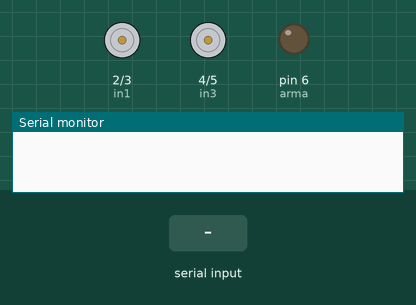
The sketch below on a simulated Arduino Uno, built with avr-gcc and run on an emulated ATmega328P. Parts: motor-driver pin pairs drawn as motors (green arrow = first pin HIGH = forward, orange = second pin HIGH = backward, longer = more drive), output pins drawn as LEDs (lit = HIGH), the last lines printed to the serial monitor. The test bench sets the inputs (shaded band).

Above: at 1.2 s.
1.3 s: "F" received over Serial
At 1.8 s:
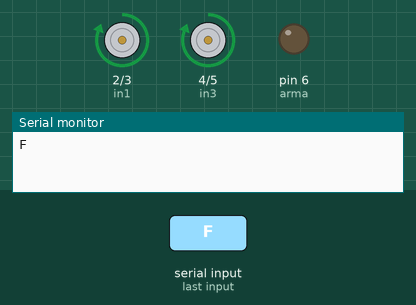
2.8 s: "G" received over Serial
At 4.0 s:
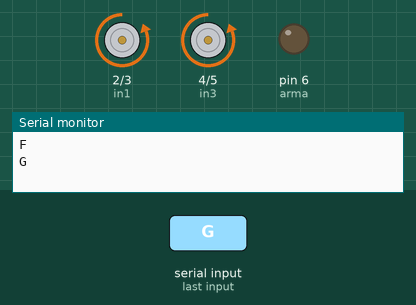
4.3 s: "L" received over Serial
At 5.3 s:
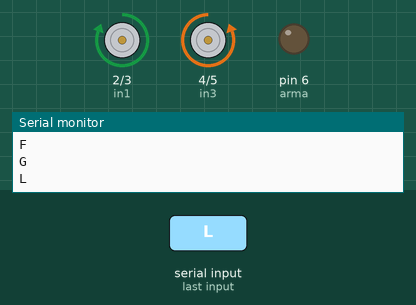
5.8 s: "R" received over Serial
At 6.4 s:
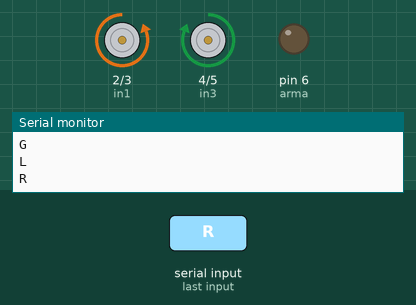
7.3 s: "X" received over Serial
At 7.6 s:
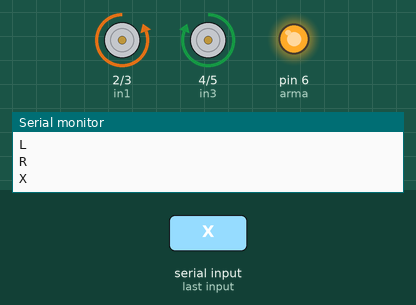
Timing chart, 0 to 10.3 s (numbered marks = the images above; inputs shaded):
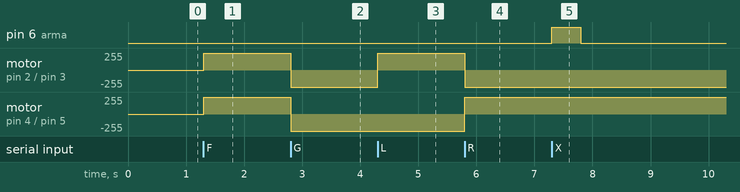

The sketch:

tombstito.ino
```cpp
const int in1 = 2;
const int in2 = 3;
const int in3 = 4;
const int in4 = 5;
const int arma = 6;
char dato;

void setup() {
  // put your setup code here, to run once:
  l298n(in1,in2,in3,in4);
  pinMode(arma,OUTPUT);
  Serial.begin(9600);
  detener();
}

void loop() {
  // put your main code here, to run repeatedly:
  while(Serial.available())
  {
    dato = Serial.read();
    Serial.println(dato);
    switch(dato)
    {
      case 'F':
        adelante();
        delay(500);
      break;
      case 'G':
        atras();
        delay(500);
      break;
      case 'L':
        izquierda();
        delay(500);
      break;
      case 'R':
        derecha();
        delay(500);
      break;
      case 'X':
        digitalWrite(arma,HIGH);
        delay(500);
        digitalWrite(arma,LOW);
      break;
      case 'Y':
        detener();
      break;
    }
  }
}

void l298n(const int a, const int b, const int c, const int d)
{
  pinMode(a,OUTPUT);
  pinMode(b,OUTPUT);
  pinMode(c,OUTPUT);
  pinMode(d,OUTPUT);
  digitalWrite(a,LOW);
  digitalWrite(b,LOW);
  digitalWrite(c,LOW);
  digitalWrite(d,LOW);
}

void adelanteM1(void)
{
  digitalWrite(in1,HIGH);
  digitalWrite(in2,LOW);
}
void atrasM1(void)
{
  digitalWrite(in1,LOW);
  digitalWrite(in2,HIGH);
}
void adelanteM2(void)
{
  digitalWrite(in3,HIGH);
  digitalWrite(in4,LOW);
}
void atrasM2(void)
{
  digitalWrite(in3,LOW);
  digitalWrite(in4,HIGH);
}

void adelante(void)
{
  adelanteM1();
  adelanteM2();
}
void atras(void)
{
  atrasM1();
  atrasM2();
}
void izquierda(void)
{
  adelanteM1();
  atrasM2();
}

void derecha(void)
{
  atrasM1();
  adelanteM2();
}
void detener(void)
{
  digitalWrite(in1,LOW);
  digitalWrite(in2,LOW);
  digitalWrite(in3,LOW);
  digitalWrite(in4,LOW);
}
```

Measured:
- after the input at 1.3 s, motor on pin 2 (in1) / pin 3 (in2), motor on pin 4 (in3) / pin 5 (in4): stopped → forward 255/255 at once
- after the input at 2.8 s, motor on pin 2 (in1) / pin 3 (in2), motor on pin 4 (in3) / pin 5 (in4): forward 255/255 → backward 255/255 at once
- after the input at 4.3 s, motor on pin 2 (in1) / pin 3 (in2): backward 255/255 → forward 255/255 at once
- after the input at 5.8 s, motor on pin 2 (in1) / pin 3 (in2): forward 255/255 → backward 255/255 at once; motor on pin 4 (in3) / pin 5 (in4): backward 255/255 → forward 255/255 at once
- after the input at 7.3 s, pin 6 (arma): LOW → HIGH at once, → LOW 0.50 s later
